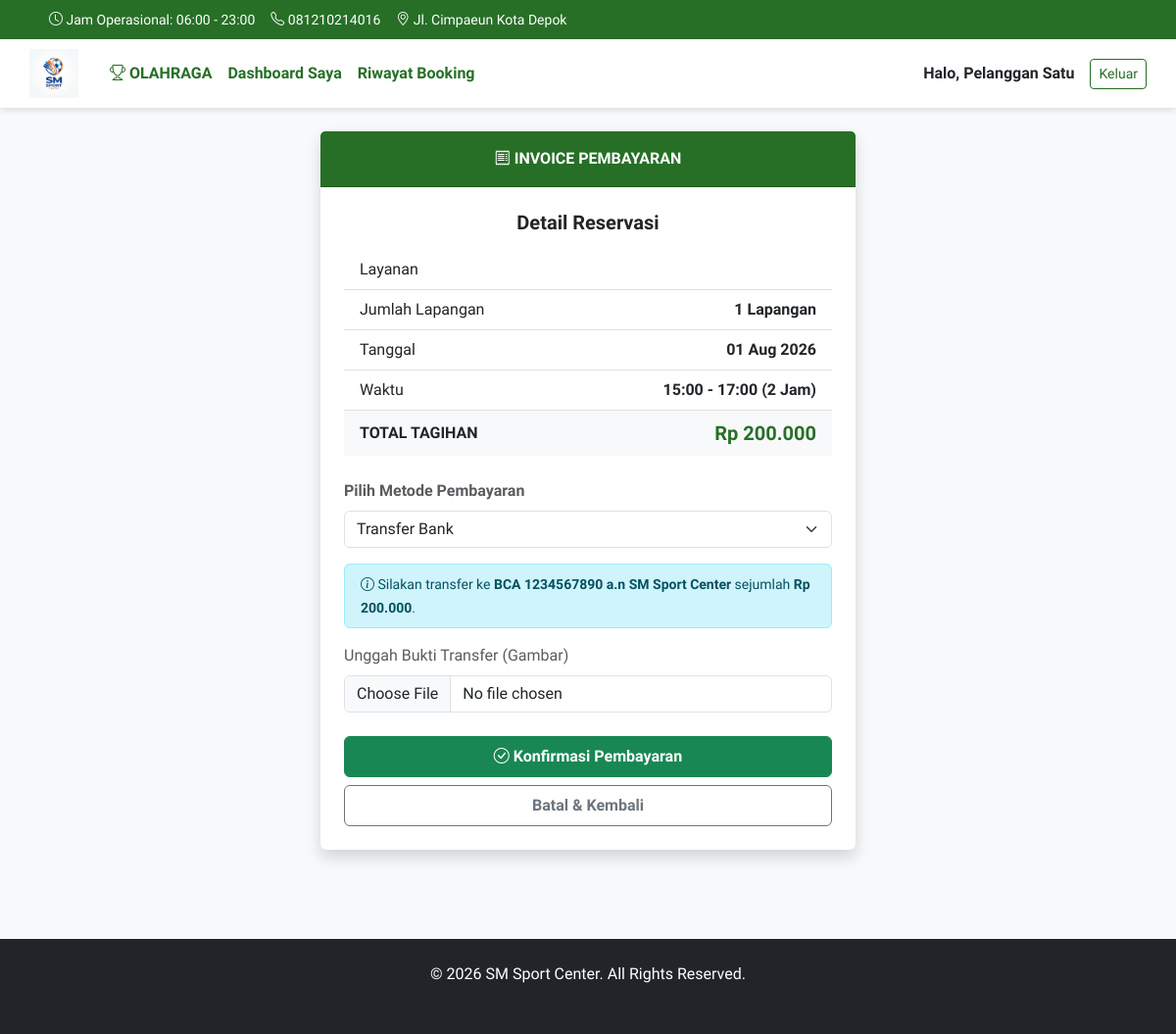
The page /invoice.php?ids=1 (signed in) on the database as committed earlier.
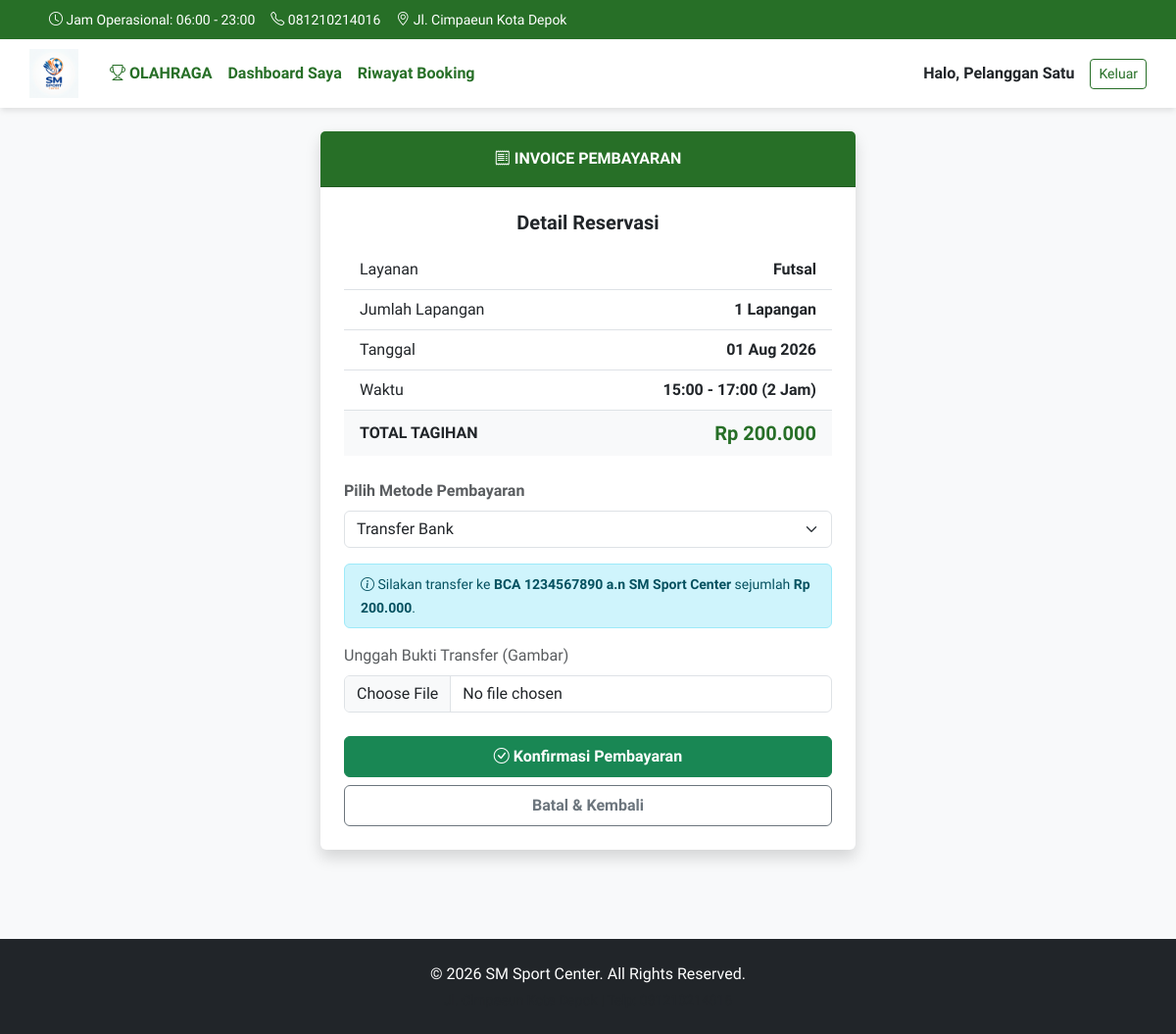
The same page on the database as committed later.
### tables this page shows
CREATE TABLE IF NOT EXISTS `reservasi` (
  `id_reservasi` int(11) NOT NULL AUTO_INCREMENT,
  `id_pelanggan` int(11) NOT NULL,
  `id_lapangan` int(11) NOT NULL,
  `jumlah_lapangan` int(11) NOT NULL DEFAULT 1,
  `tanggal` date NOT NULL,
  `jam_mulai` time NOT NULL,
  `jam_selesai` time NOT NULL,
  `metode_pembayaran` enum('cash','transfer') NOT NULL,
  `bukti_transfer` varchar(255) DEFAULT NULL,
  `status` enum('pending','lunas','batal') NOT NULL DEFAULT 'pending',
  `waktu_booking` timestamp NOT NULL DEFAULT current_timestamp(),
  PRIMARY KEY (`id_reservasi`),
  KEY `id_pelanggan` (`id_pelanggan`),
  KEY `id_lapangan` (`id_lapangan`),
  CONSTRAINT `fk_pelanggan` FOREIGN KEY (`id_pelanggan`) REFERENCES `pelanggan` (`id_pelanggan`) ON DELETE CASCADE ON UPDATE CASCADE,
  CONSTRAINT `fk_lapangan` FOREIGN KEY (`id_lapangan`) REFERENCES `lapangan` (`id_lapangan`) ON DELETE RESTRICT
);

CREATE TABLE IF NOT EXISTS `lapangan` (
  `id_lapangan` int(11) NOT NULL AUTO_INCREMENT,
  `nama_lapangan` varchar(100) NOT NULL,
  `jenis_lapangan` enum('Futsal','Badminton') NOT NULL,
  `harga_per_jam` decimal(10,2) NOT NULL,
  PRIMARY KEY (`id_lapangan`)
);

### invoice.php (the view, shortened to what this page needs)
<?php
require 'koneksi.php';
$ids_string = $_GET['ids'];
$id_array = explode(',', $ids_string);
$id_reservasi_pertama = $id_array[0];
$stmt = $conn->prepare("SELECT r.*, l.nama_lapangan, l.jenis_lapangan, l.harga_per_jam
                        FROM reservasi r
                        JOIN lapangan l ON r.id_lapangan = l.id_lapangan
                        WHERE r.id_reservasi = ? AND r.id_pelanggan = ?");
$stmt->execute([$id_reservasi_pertama, $_SESSION['id_pelanggan']]);
$reservasi = $stmt->fetch();
$jumlah_lapangan = count($id_array);
$jam_mulai = strtotime($reservasi['jam_mulai']);
$jam_selesai = strtotime($reservasi['jam_selesai']);
$durasi_jam = ($jam_selesai - $jam_mulai) / 3600;
$durasi_tampil = round($durasi_jam, 2);
$total_harga = $durasi_jam * $reservasi['harga_per_jam'] * $jumlah_lapangan;
include 'header.php';
?>
<div class="row justify-content-center">
    <div class="col-md-6 mb-4">
        <div class="card shadow border-0">
            <div class="card-header bg-utama text-white text-center fw-bold py-3">
                <i class="bi bi-receipt"></i> INVOICE PEMBAYARAN
            </div>
            <div class="card-body p-4">
                <h5 class="mb-3 text-center fw-bold">Detail Reservasi</h5>
                <ul class="list-group list-group-flush mb-4">
                    <li class="list-group-item d-flex justify-content-between align-items-center">
                        <span>Layanan</span>
                        <span class="fw-bold"><?= $reservasi['jenis_lapangan'] ?></span>
                    </li>
                    <li class="list-group-item d-flex justify-content-between align-items-center">
                        <span>Jumlah Lapangan</span>
                        <span class="fw-bold"><?= $jumlah_lapangan ?> Lapangan</span>
                    </li>
                    <li class="list-group-item d-flex justify-content-between align-items-center">
                        <span>Tanggal</span>
                        <span class="fw-bold"><?= date('d M Y', strtotime($reservasi['tanggal'])) ?></span>
                    </li>
                    <li class="list-group-item d-flex justify-content-between align-items-center">
                        <span>Waktu</span>
                        <span class="fw-bold"><?= substr($reservasi['jam_mulai'],0,5) ?> - <?= substr($reservasi['jam_selesai'],0,5) ?> (<?= $durasi_tampil ?> Jam)</span>
                    </li>
                    <li class="list-group-item d-flex justify-content-between align-items-center bg-light">
                        <span class="fw-bold text-dark">TOTAL TAGIHAN</span>
                        <span class="fw-bold text-utama fs-5">Rp <?= number_format($total_harga, 0, ',', '.') ?></span>
                    </li>
                </ul>
                <form action="reservasi_process.php" method="POST" enctype="multipart/form-data">
                    <div class="mb-3">
                        <label class="form-label text-muted fw-bold">Pilih Metode Pembayaran</label>
                        <select name="metode_pembayaran" id="metode_pembayaran" class="form-select" onchange="toggleBuktiTransfer()" required>
                            <option value="transfer" <?= $reservasi['metode_pembayaran'] == 'transfer' ? 'selected' : '' ?>>Transfer Bank</option>
                        </select>
                    </div>
                    <div id="bukti_transfer_div" class="mb-4" style="display: <?= $reservasi['metode_pembayaran'] == 'transfer' ? 'block' : 'none' ?>;">
                        <div class="alert alert-info py-2">
                            <small><i class="bi bi-info-circle"></i> Silakan transfer ke <strong>BCA 1234567890 a.n SM Sport Center</strong> sejumlah <strong>Rp <?= number_format($total_harga, 0, ',', '.') ?></strong>.</small>
                        </div>
                        <label class="form-label text-muted">Unggah Bukti Transfer (Gambar)</label>
                        <input type="file" name="bukti_transfer" id="bukti_transfer_input" class="form-control" accept="image/*" <?= $reservasi['metode_pembayaran'] == 'transfer' ? 'required' : '' ?>>
                    </div>
                    <button type="submit" class="btn btn-success w-100 fw-bold py-2"><i class="bi bi-check-circle"></i> Konfirmasi Pembayaran</button>
                    <a href="reservasi_process.php?batal_banyak=<?= htmlspecialchars($ids_string) ?>" onclick="return confirm('Yakin ingin membatalkan pesanan ini?')" class="btn btn-outline-secondary w-100 fw-bold py-2 mt-2">Batal & Kembali</a>
                </form>
            </div>
        </div>
    </div>
</div>
<?php include 'footer.php'; ?>

### header.php (shortened to what this page needs)
<!DOCTYPE html>
<html lang="id">
<head>
    <link href="https://cdn.jsdelivr.net/npm/bootstrap@5.3.2/dist/css/bootstrap.min.css" rel="stylesheet">
    <link rel="stylesheet" href="https://cdn.jsdelivr.net/npm/bootstrap-icons@1.11.1/font/bootstrap-icons.css">
</head>
<body>
    <header class="container-fluid p-0 d-print-none">
        <div class="bg-utama d-none d-sm-block" style="height: 40px;">
            <div class="container d-flex flex-nowrap justify-content-between align-items-center h-100 py-2">
                <ul class="navbar-nav flex-row flex-wrap">
                    <li class="nav-item col-6 col-md-auto mx-2 text-center text-white" style="font-size:14px;">
                        <i class="bi bi-clock"></i> Jam Operasional: 06:00 - 23:00
                    </li>
                    <li class="nav-item col-6 col-md-auto mx-2 text-center text-white" style="font-size:14px;">
                        <i class="bi bi-telephone"></i> 081210214016
                    </li>
                    <li class="nav-item col-6 col-md-auto mx-2 text-center text-white" style="font-size:14px;">
                        <i class="bi bi-geo-alt"></i> Jl. Cimpaeun Kota Depok
                    </li>
                </ul>
            </div>
        </div>
    </header>
    <div class="container-fluid p-0 sticky-top bg-white header-sticky d-print-none">
        <nav class="navbar navbar-expand-lg navbar-light container py-0" style="height: 70px;">
            <a class="navbar-brand m-0" href="index.php">
                <img src="images/logo.png" alt="sm-sport-logo" class="logo-img">
            </a>
            <div class="collapse navbar-collapse ms-4" id="mainNav">
                <ul class="navbar-nav me-auto mb-2 mb-lg-0">
                    <li class="nav-item">
                        <a class="nav-link text-utama fw-bold text-uppercase" href="index.php">
                            <i class="bi bi-trophy"></i> Olahraga
                        </a>
                    </li>
                    <?php if(isset($_SESSION['role']) && $_SESSION['role'] == 'admin'): ?>
                        <li class="nav-item">
                            <a class="nav-link text-utama fw-bold" href="dashboard.php">Dashboard</a>
                        </li>
                        <li class="nav-item">
                            <a class="nav-link text-utama fw-bold" href="reservasi.php">Reservasi</a>
                        </li>
                        <li class="nav-item">
                            <a class="nav-link text-utama fw-bold" href="lapangan.php">Lapangan</a>
                        </li>
                        <li class="nav-item">
                            <a class="nav-link text-utama fw-bold" href="pelanggan.php">Pelanggan</a>
                        </li>
                        <li class="nav-item">
                            <a class="nav-link text-utama fw-bold" href="laporan.php">Laporan</a>
                        </li>
                    <?php elseif(isset($_SESSION['role']) && $_SESSION['role'] == 'pelanggan'): ?>
                        <li class="nav-item">
                            <a class="nav-link text-utama fw-bold" href="dashboard.php">Dashboard Saya</a>
                        </li>
                        <li class="nav-item">
                            <a class="nav-link text-utama fw-bold" href="reservasi.php">Riwayat Booking</a>
                        </li>
                    <?php endif; ?>
                </ul>
                <div class="d-flex align-items-center">
                    <?php if(isset($_SESSION['nama'])): ?>
                        <span class="me-3 fw-bold text-dark">Halo, <?= htmlspecialchars($_SESSION['nama']) ?></span>
                        <a href="login.php?action=logout" class="btn btn-sm btn-outline-utama shadow-none">Keluar</a>
                    <?php else: ?>
                        <a href="login.php" class="btn btn-sm btn-outline-utama mx-2 shadow-none">Masuk</a>
                        <a href="register.php" class="btn btn-sm btn-utama shadow-none">Daftar</a>
                    <?php endif; ?>
                </div>
            </div>
        </nav>
    </div>
    <div class="container my-4 min-vh-100">

### footer.php (shortened to what this page needs)
    </div>
    <footer class="bg-dark text-white text-center py-4 mt-auto">
        <div class="container">
            <p class="mb-1">&copy; <?= date('Y') ?> SM Sport Center. All Rights Reserved.</p>
            <p class="small text-muted mb-0">Jl. Cimpaeun Kota Depok | Telp: 081210214016</p>
        </div>
    </footer>
</body>
</html>

### header.php (style rules this page uses)
body { font-family: 'Nunito Sans', sans-serif; background-color: #f8f9fa; }
.bg-utama { background-color: #276F27 !important; }
.text-utama { color: #276F27 !important; }
.header-sticky { box-shadow: 0 4px 6px -1px rgba(0,0,0,0.1); }
.logo-img { height: 50px; max-width: 120px; object-fit: contain; }
.btn-outline-utama { color: #276F27 !important; border-color: #276F27 !important; }

Rows that differ between the two databases and show on the page:
changed through a linked row, reservasi "Transfer Bank": id_lapangan.jenis_lapangan (not shown) → "Futsal"
